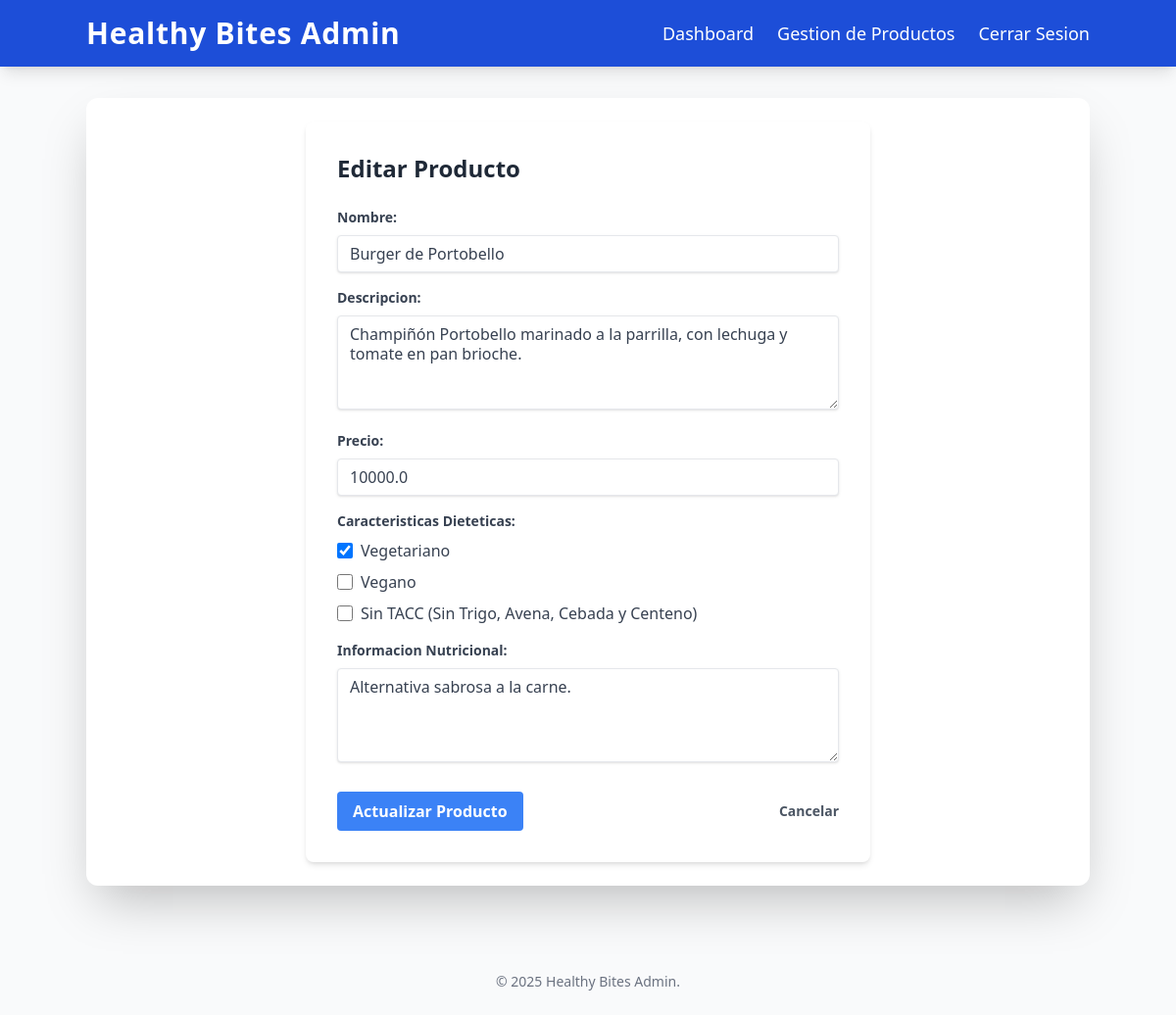
The app's page /admin/products/edit/8 (signed in) with its own data.
### tables this page shows
CREATE TABLE products (
            id INTEGER PRIMARY KEY AUTOINCREMENT,
            nombre TEXT NOT NULL UNIQUE,
            descripcion TEXT,
            precio REAL NOT NULL,
            informacion_nutricional TEXT,
            es_vegetariano INTEGER DEFAULT 0 NOT NULL,
            es_vegano INTEGER DEFAULT 0 NOT NULL,
            es_sin_tacc INTEGER DEFAULT 0 NOT NULL
        );

### app.py (the view, shortened to what this page needs)
    @app.route('/admin/products/edit/<int:product_id>', methods=['GET', 'POST'])
    @admin_required
    def admin_edit_product(product_id):
        product = db_helper.get_product_by_id(db_path, product_id)
        if not product:
            return redirect(url_for('admin_products'))
        return render_template('admin_product_add.html', product=product)

### database.py (called while the page is built)
def get_db_connection(db_path):
    conn = sqlite3.connect(db_path, detect_types=sqlite3.PARSE_DECLTYPES)
    conn.row_factory = sqlite3.Row
    return conn

def query_db(db_path, query, args=(), one=False):
    conn = get_db_connection(db_path)
    cur = conn.execute(query, args)
    rv = cur.fetchall()
    conn.close()
    return (rv[0] if rv else None) if one else rv

def get_product_by_id(db_path, product_id):
    return query_db(db_path, 'SELECT * FROM Products WHERE ID = ?', (product_id,), one=True)

### templates/admin_product_add.html (shortened to what this page needs)
{% extends 'admin_layout.html' %}
{% block content %}
    <div class="max-w-xl mx-auto bg-white p-8 rounded-lg shadow-md">
        <h2 class="text-2xl font-bold mb-6 text-gray-800">{% if product.id %}Editar Producto{% else %}Añadir Nuevo Producto{% endif %}</h2>
        <form method="POST">
            <div class="mb-4">
                <label for="nombre" class="block text-gray-700 text-sm font-bold mb-2">Nombre:</label>
                <input type="text" id="nombre" name="nombre" value="{{ product.nombre or '' }}" required
                       class="shadow appearance-none border rounded w-full py-2 px-3 text-gray-700 leading-tight focus:outline-none focus:shadow-outline">
            </div>
            <div class="mb-4">
                <label for="descripcion" class="block text-gray-700 text-sm font-bold mb-2">Descripcion:</label>
                <textarea id="descripcion" name="descripcion" required
                              class="shadow appearance-none border rounded w-full py-2 px-3 text-gray-700 leading-tight focus:outline-none focus:shadow-outline h-24">{{ product.descripcion or '' }}</textarea>
            </div>
            <div class="mb-4">
                <label for="precio" class="block text-gray-700 text-sm font-bold mb-2">Precio:</label>
                <input type="number" id="precio" name="precio" value="{{ product.precio or '' }}" step="0.01" min="0" required
                       class="shadow appearance-none border rounded w-full py-2 px-3 text-gray-700 leading-tight focus:outline-none focus:shadow-outline">
            </div>
            <div class="mb-4">
                <label class="block text-gray-700 text-sm font-bold mb-2">Caracteristicas Dieteticas:</label>
                <div class="flex flex-col space-y-2">
                    <div class="flex items-center">
                        <input type="checkbox" id="es_vegetariano" name="es_vegetariano"
                               {% if product.es_vegetariano == 1 %}checked{% endif %}
                               class="h-4 w-4 text-green-600 focus:ring-green-500 border-gray-300 rounded">
                        <label for="es_vegetariano" class="ml-2 text-gray-700">Vegetariano</label>
                    </div>
                    <div class="flex items-center">
                        <input type="checkbox" id="es_vegano" name="es_vegano"
                               class="h-4 w-4 text-green-600 focus:ring-green-500 border-gray-300 rounded">
                        <label for="es_vegano" class="ml-2 text-gray-700">Vegano</label>
                    </div>
                    <div class="flex items-center">
                        <input type="checkbox" id="es_sin_tacc" name="es_sin_tacc"
                               class="h-4 w-4 text-green-600 focus:ring-green-500 border-gray-300 rounded">
                        <label for="es_sin_tacc" class="ml-2 text-gray-700">Sin TACC (Sin Trigo, Avena, Cebada y Centeno)</label>
                    </div>
                </div>
            </div>
            <div class="mb-6">
                <label for="informacion_nutricional" class="block text-gray-700 text-sm font-bold mb-2">Informacion Nutricional:</label>
                <textarea id="informacion_nutricional" name="informacion_nutricional"
                              class="shadow appearance-none border rounded w-full py-2 px-3 text-gray-700 leading-tight focus:outline-none focus:shadow-outline h-24">{{ product.informacion_nutricional or '' }}</textarea>
            </div>
            <div class="flex items-center justify-between">
                <button type="submit" class="bg-blue-500 hover:bg-blue-700 text-white font-bold py-2 px-4 rounded focus:outline-none focus:shadow-outline transition duration-300">
                    {% if product.id %}Actualizar Producto{% else %}Añadir Producto{% endif %}
                </button>
                <a href="{{ url_for('admin_products') }}" class="inline-block align-baseline font-bold text-sm text-gray-600 hover:text-gray-800">
                    Cancelar
                </a>
            </div>
        </form>
    </div>
{% endblock %}

### records on screen
products: nombre "Burger de Portobello", descripcion "Champiñón Portobello marinado a la parrilla, con lechuga y tomate en pan brioche.", precio "10000.0", es_vegetariano "☑", informacion_nutricional "Alternativa sabrosa a la carne."
